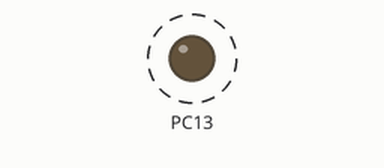
Simulated run of this sketch. Board: STM32 Blue Pill. On the bench: output pins drawn as LEDs (lit = HIGH). Dashed ring = blinking.

Above: at 0.2 s.
Timing chart, 0 to 3.0 s (numbered marks = the images above):
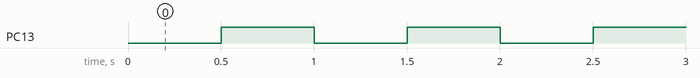

The sketch:

IsItDead.ino
```cpp
void setup(){
    // Initialize LED pin
    pinMode(PC13, OUTPUT);
    digitalWrite(PC13, HIGH);  // LED is active LOW on STM32 Blue Pill
}

void loop(){
    // Blink LED to indicate the program is running
    digitalWrite(PC13, LOW);  // LED on
    delay(500);
    digitalWrite(PC13, HIGH); // LED off
    delay(500);
}
```

Measured:
- by itself, PC13: alternates HIGH for 0.50 s and LOW for 0.50 s
